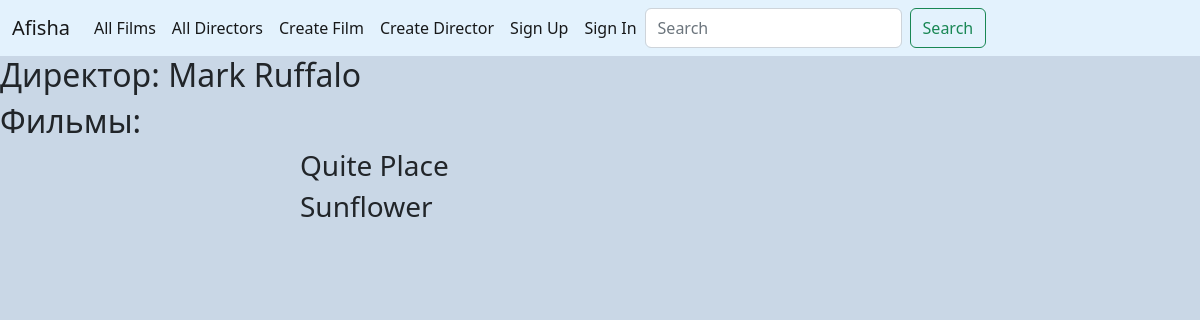
Screenshot of /director/2/films/ with the database file from the repository.
### main/models.py (models this page shows, shortened)
class Director(models.Model):
    name = models.CharField(max_length=100)
    def __str__(self):
        return self.name

class Film(models.Model):
    title = models.CharField(max_length=100)
    producer = models.CharField(max_length=100)
    rating = models.IntegerField(default=0, blank=True, null=True)
    duration = models.FloatField(default=0)
    director = models.ForeignKey(Director, on_delete=models.SET_NULL,
                                 related_name='films', null=True)

### main/views.py (the view)
# urls.py: path('director/<int:director_id>/films/', director_films),
def director_films(request, director_id):
    try:
        director = Director.objects.get(id=director_id)
        films = Film.objects.filter(director_id=director)
    except Film.DoesNotExist:
        return HttpResponse("Director not found")
    data = {
        'director': director,
        'films': films
    }
    return render(request, 'director_films.html', data)

### templates/director_films.html
{% extends 'base.html' %}
{% block content %}
    <h2>Директор: {{ director }}</h2>
    <h2>Фильмы: </h2>
    {% for film in films %}
        <div style="margin-left: 300px"><h3>{{ film.title }}</h3></div>
    {% endfor %}
{% endblock %}

### rows the page displays
Director: name "Mark Ruffalo"
Film: title "Quite Place"
Film: title "Sunflower"
